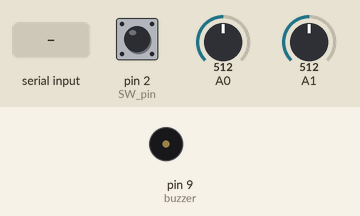
Simulated run of this sketch. Board: Arduino Uno, built with avr-gcc and run on an emulated ATmega328P. Shown: buzzer (waves = sounding). The test bench sets the inputs (shaded band); at power-on: pin 2 (SW_pin) HIGH, A0 = 512, A1 = 512. What the sketch prints to the serial monitor is not drawn.

Above: at 1.2 s.
1.3 s: "Q" received over Serial
At 1.32 s:
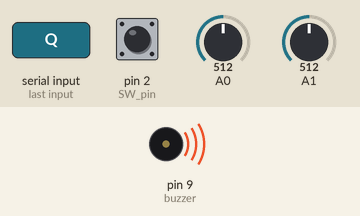
Timing chart, 0 to 4.3 s (numbered marks = the images above; inputs shaded):
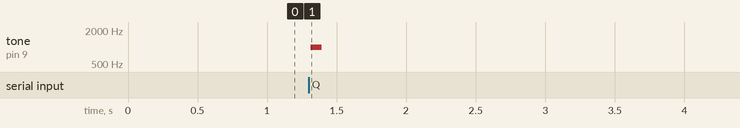

Measured:
- after the input at 1.3 s, tone on pin 9 (buzzer): silent → 1000 Hz at once, → silent 0.08 s later

The sketch:

finalProject.ino
```cpp
// Arduino pin numbers
const int SW_pin = 2; // digital pin connected to switch output
const int buzzer = 9;
int incomingByte;

void setup() {
  pinMode(SW_pin, INPUT);
  pinMode(buzzer, OUTPUT);
  digitalWrite(SW_pin, HIGH);
  Serial.begin(9600);
}

void loop() {
  if (Serial.available() > 0)
  {
    // read the oldest byte in the serial buffer:
    incomingByte = Serial.read();
      if (incomingByte == 81)
      {
        tone(buzzer, 1000);
        delay(80);
        noTone(buzzer);
      }
      if (incomingByte == 87)
      {
        tone(buzzer, 1250);
        delay(80);
        noTone(buzzer);
      }
      if (incomingByte == 69)
      {
        tone(buzzer, 1500);
        delay(80);
        noTone(buzzer);
      }
      if (incomingByte == 82)
      {
        tone(buzzer, 1750);
        delay(80);
        noTone(buzzer);
      }
  }
  Serial.print(analogRead(A0));
  Serial.print(",");
  Serial.print(analogRead(A1));
  Serial.print(",");
  Serial.println(digitalRead(SW_pin));
  delay(33);
}
```
